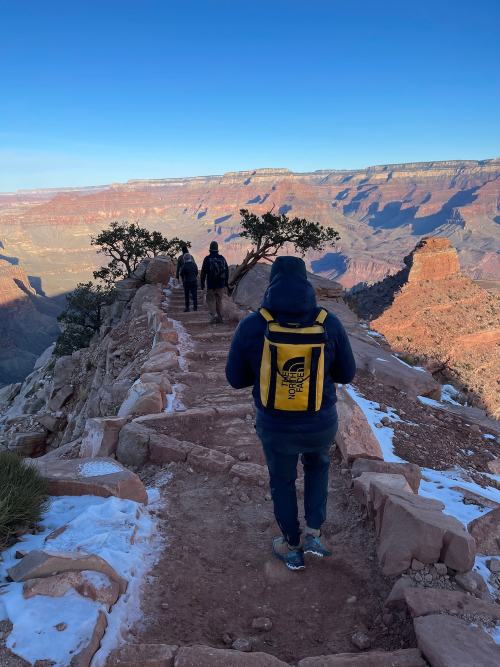
#> input picture point_cloud_data/man_color.png, 1000 x 1334 px (shown at 1/2 size)
$ jupyter execute --allow-errors depth_to_3d.ipynb   (shell and % lines are left out)
#> lines starting #> are read from the running program, lines starting #| are printed output that depends on the picture
[cell 1]
import sys
import os
from PIL import Image
import cv2

[cell 2]
focal_length = 800.0
scaling_factor = 2000.0

[cell 3]
def generate_point_cloud(rgb_file, depth_file, ply_file):
#> called with rgb_file = 'man_color.png', depth_file = 'man_depth.png', ply_file = 'result.ply'
    rgb = Image.open(rgb_file).convert("RGB")
    depth = Image.open(depth_file).convert("I")
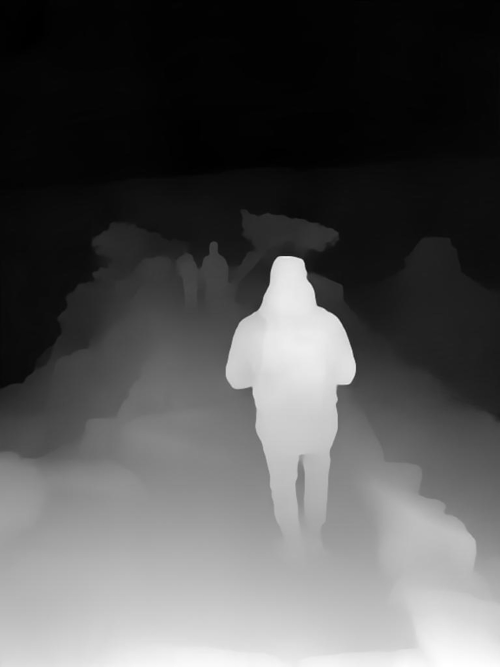
#> input picture point_cloud_data/man_depth.png, 1000 x 1333 px (shown at 1/2 size)
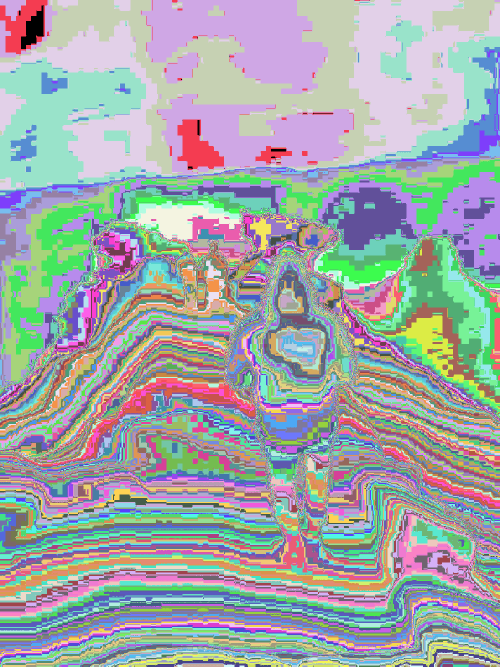
#> depth: PIL image 1000x1333 I (shown at 1/2 size); 256 distinct labels, from 0 to 255; one colour per label, 0 black
    depth = depth.resize(rgb.size)
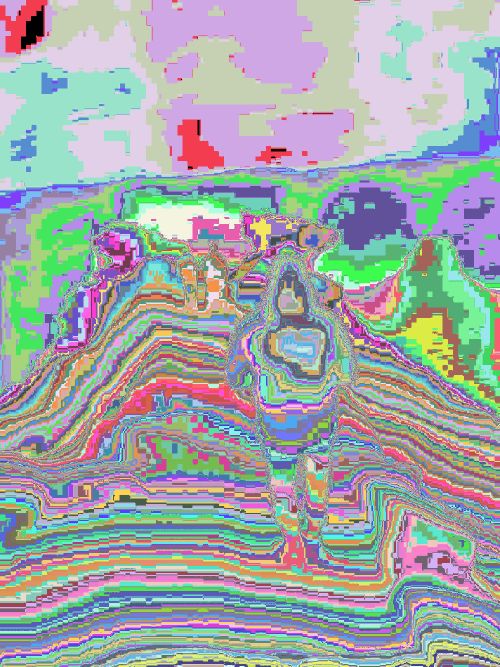
#> depth: PIL image 1000x1334 I (shown at 1/2 size); 256 distinct labels, from 0 to 255; one colour per label, 0 black

    centerX = rgb.size[1] / 2
#> centerX = 667
    centerY = rgb.size[0] / 2
#> centerY = 500

    if rgb.size != depth.size:
        raise Exception("Color and depth image do not have the same resolution.")
    if rgb.mode != "RGB":
        raise Exception("Color image is not in RGB format")
    if depth.mode != "I":
        raise Exception("Depth image is not in intensity format")


    points = []
    for v in range(rgb.size[1]):
        for u in range(rgb.size[0]):
            color = rgb.getpixel((u,v))
            Z = depth.getpixel((u,v)) / scaling_factor
            if Z==0: continue
            X = (u - centerX) * Z / focal_length
            Y = (v - centerY) * Z / focal_length
            points.append("%f %f %f %d %d %d 0\n"%(X,Y,Z,color[0],color[1],color[2]))
#> after the loop, points = 1331463 items
    file = open(ply_file,"w")
    file.write('''ply
format ascii 1.0
element vertex %d
property float x
property float y
property float z
property uchar red
property uchar green
property uchar blue
property uchar alpha
end_header
'''%(len(points),"".join(points)))
    file.close()
